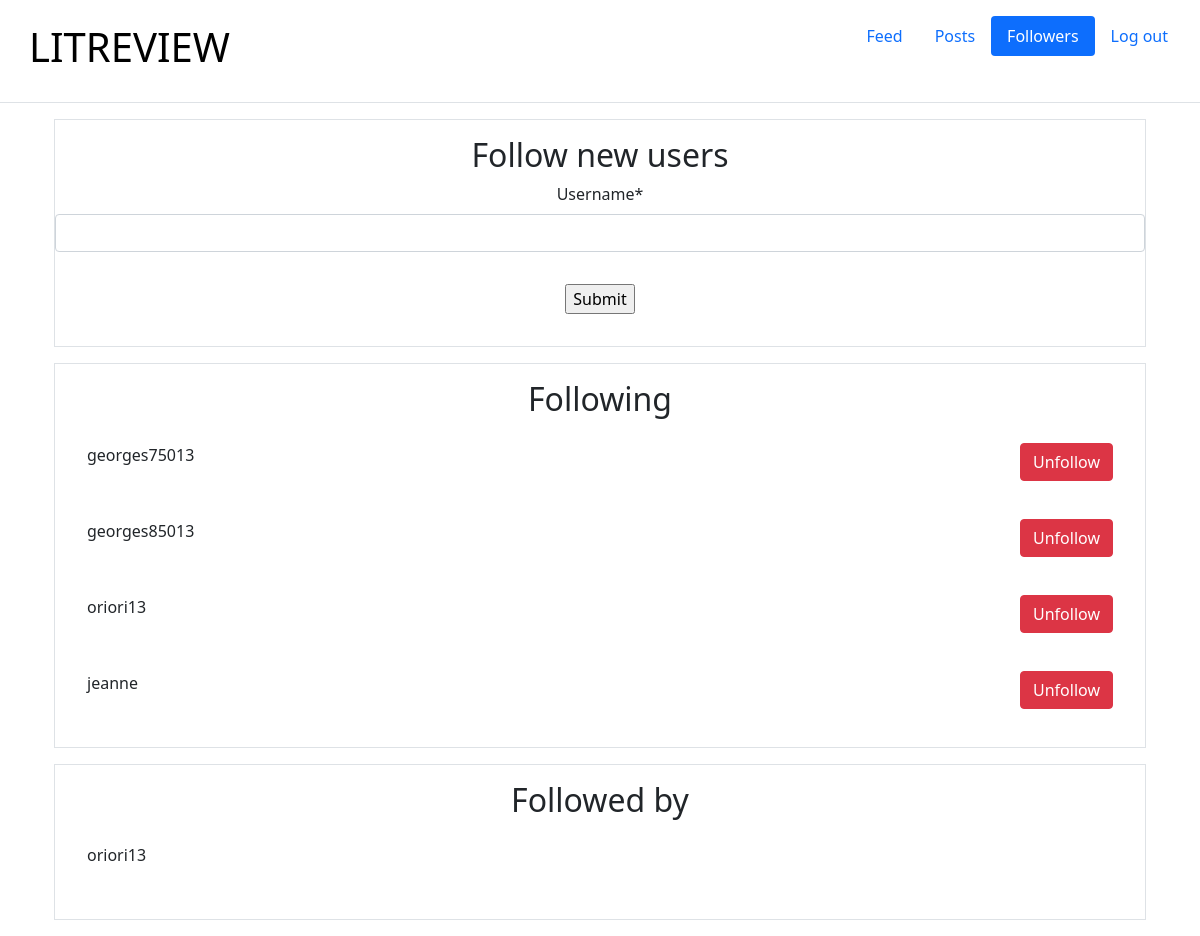
Page /users/all (signed in) on the committed database.
### follows/models.py (models this page shows, shortened)
class UserFollows(models.Model):
    user = models.ForeignKey(
        to=User,
        on_delete=models.CASCADE,
        related_name="following",
    )
    followed_user = models.ForeignKey(
        to=User,
        on_delete=models.CASCADE,
        related_name="followed_by",
    )
    class Meta:
        unique_together = ('user', 'followed_user', )

### users/models.py (models this page shows)
class User(AbstractUser):
    pass

### users/views.py (the view)
class UsersListView(TemplateView):
    template_name = "users/followers.html"
    def get_context_data(self, **kwargs):
        context = super().get_context_data(**kwargs)
        context['form'] = FollowForm()
        return context
    def get(self,request, *args, **kwargs):
        context = self.get_context_data()
        context['following'] = UserFollows.objects.filter(followed_user=request.user)
        context['followed_by'] = UserFollows.objects.filter(user=request.user)
        return self.render_to_response(context)

### follows/forms.py
class FollowForm(forms.Form):
    username = forms.CharField(label="Username")

### users/templates/users/followers.html (shortened to what this page needs)
{% extends 'base.html' %}
{% load crispy_forms_tags %}
{% block follows %}active{% endblock follows %}
{% block content %}
<div class="container-fluid">
    <div class="text-center my-3 py-3 border">
        <h2>Follow new users</h1>
        <form action="{% url 'users:add-follower' %}" method="post">
            {{ form|crispy }}
            <input type="submit" value="Submit" class="my-3">
        </form>
    </div>
    <div class="text-center my-3 border py-3">
        <h2>Following</h2>
        {% for following_user in following %}
        <div class="d-flex justify-content-between py-3 my-1 px-3 mx-3">
            <div>
                <p>{{following_user.user.username}}</p>
            </div>
            <div>
                <a href="{% url 'users:delete-follower' user_id=following_user.user.id %}" class="btn btn-danger">Unfollow</a>
            </div>
        </div>
        {% endfor %}
    </div>
    <div class="text-center my-3 border py-3">
        <h2>Followed by</h2>
        {% for f_user in followed_by %}
        <div class="d-flex justify-content-between py-3 my-1 px-3 mx-3">
            <div>
                <p>{{f_user.followed_user.username}}</p>
            </div>
        </div>
        {% endfor %}
    </div>
</div>
{% endblock content %}

### templates/base.html (shortened to what this page needs)
{% load static %}
<!DOCTYPE html>
<html lang="en">
    <head>
    {% block page_style %}
    <link href="https://cdn.jsdelivr.net/npm/bootstrap@5.1.3/dist/css/bootstrap.min.css" rel="stylesheet">
    <link rel="stylesheet" href="{% static 'styles.css' %}">
    {% endblock page_style %}
</head>
<body>
    <header class="d-flex justify-content-between px-3 py-3 border-bottom">
        <a href="{% url 'home' %}" class="btn btn-outline-black"><h1 class="text-black">LITREVIEW</h1></a>
        {% if request.user.is_authenticated %}
            <ul class="nav nav-pills navbar-light">
                <li class="nav-item"><a href="{% url 'reviews_tickets:feed' %}" class="nav-link {% block feed %}{% endblock feed %} ">Feed</a></li>
                <li class="nav-item"><a href="{% url 'reviews_tickets:user-feed' %}" class="nav-link {% block posts %}{% endblock posts %}">Posts</a></li>
                <li class="nav-item"><a href="{% url 'users:all' %}" class="nav-link {% block follows %}{% endblock follows %}">Followers</a></li>
                <li class="nav-item"><a href="{% url 'logout' %}" class="nav-link">Log out</a></li>
            </ul>
        {% endif %}
    </header>
    <div class="container">
        {% block content %}{% endblock content %}
    </div>
</body>
</html>

### rows in the picture
UserFollows: user.username "georges75013"
UserFollows: user.username "georges85013"
UserFollows: user.username "oriori13"
UserFollows: user.username "jeanne"
UserFollows: followed_user.username "oriori13"
